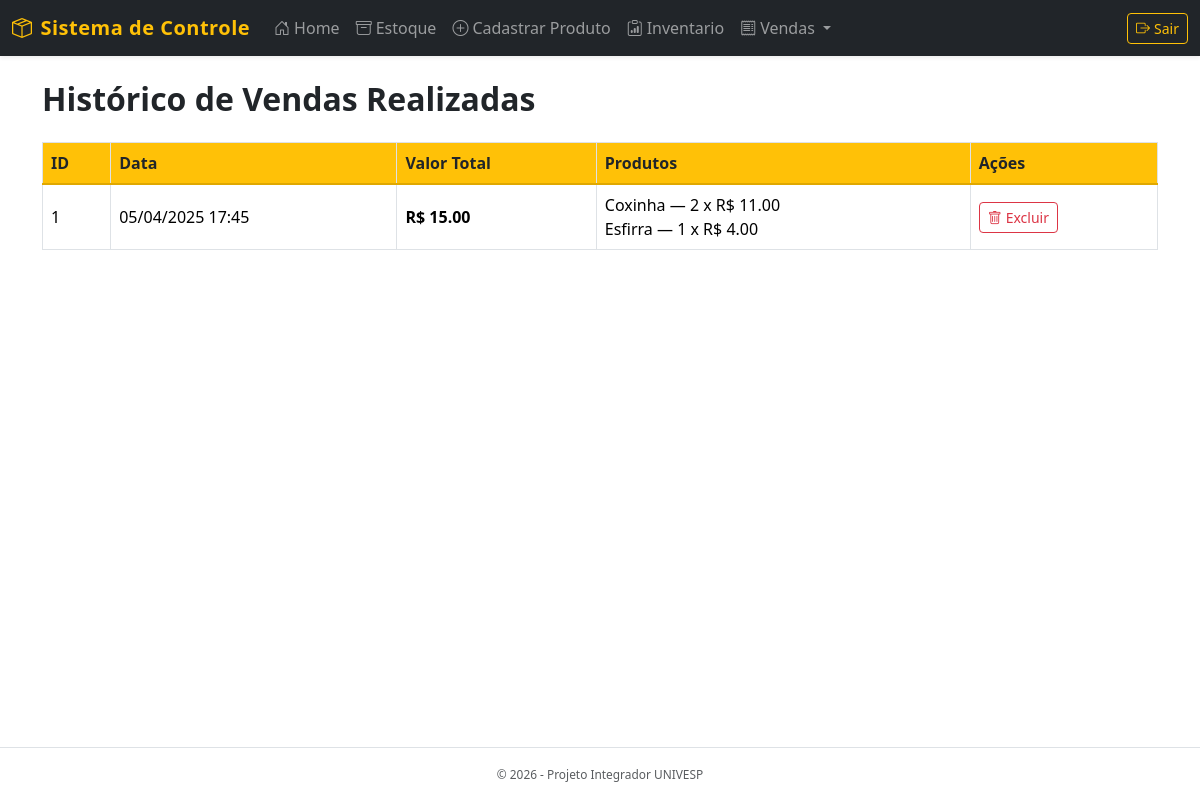
Before: /listar-vendas (signed in) with the older database file.
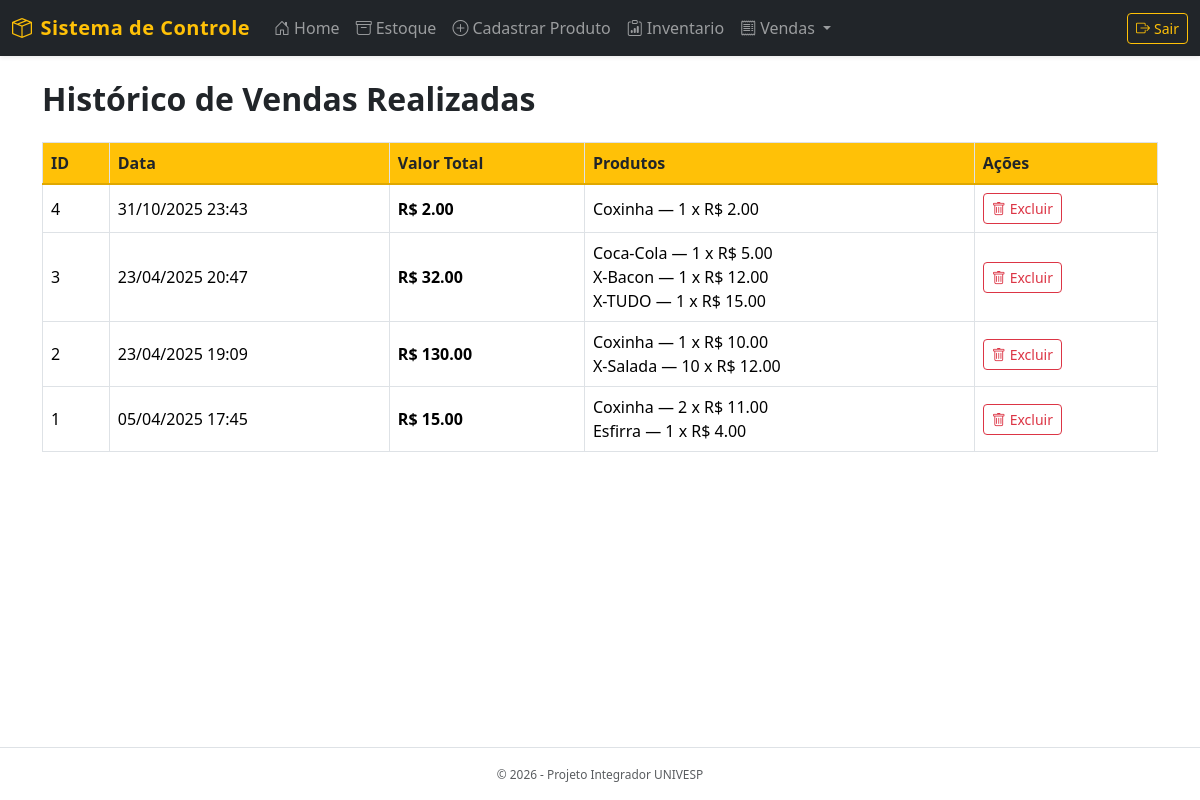
After: the same page with the newer database file.
### models.py (models this page shows, shortened)
class Venda(db.Model):
    __tablename__ = 'venda'
    id = db.Column(db.Integer, primary_key=True, autoincrement=True)
    data = db.Column(db.DateTime, default=datetime.utcnow)
    tipo_pagamento_id = db.Column(db.Integer, db.ForeignKey(
        'tipo_pagamento.id'), nullable=False)
    valor_total = db.Column(db.Numeric(10, 2))
    itens = db.relationship('ItemVenda', backref='venda', lazy=True)

class ItemVenda(db.Model):
    __tablename__ = 'item_venda'
    id = db.Column(db.Integer, primary_key=True, autoincrement=True)
    venda_id = db.Column(db.Integer, db.ForeignKey('venda.id'), nullable=False)
    tipo_produto_id = db.Column(db.Integer, db.ForeignKey(
        'tipo_produto.id'), nullable=False)
    quantidade = db.Column(db.Integer, nullable=False)
    valor_produtos = db.Column(db.Numeric(10, 2))
    tipo_produto = db.relationship(
        'TipoProduto', backref='itens_venda', lazy=True)

class TipoProduto(db.Model):
    __tablename__ = 'tipo_produto'
    id = db.Column(db.Integer, primary_key=True, autoincrement=True)
    nome = db.Column(db.String(255), nullable=False, unique=True)
    categoria_id = db.Column(db.Integer, db.ForeignKey(
        'categoria.id'), nullable=False)
    preco = db.Column(db.Numeric(10, 2), nullable=False)
    descricao = db.Column(db.Text)
    produtos = db.relationship(
        'Produto', back_populates='tipo_produto', cascade="all, delete-orphan")

### routes.py (the view)
    @app.route('/listar-vendas')
    def listar_vendas():
        if 'usuario' not in session:
            return redirect(url_for('login_view'))
        vendas = Venda.query.order_by(Venda.id.desc()).all()
        return render_template('listar_vendas.html', vendas=vendas)

### templates/listar_vendas.html (shortened to what this page needs)
{% extends 'base.html' %}
{% block styles %}
<link rel="stylesheet" href="{{ url_for('static', filename='css/listar_vendas.css') }}">
{% endblock %}
{% block content %}
<h2 class="mb-4">Histórico de Vendas Realizadas</h2>
<div class="table-responsive">
    <table class="table table-hover table-bordered align-middle">
        <thead>
            <tr>
                <th>ID</th>
                <th class="d-none d-md-table-cell">Data</th>
                <th>Valor Total</th>
                <th class="d-none d-sm-table-cell">Produtos</th>
                <th>Ações</th>
            </tr>
        </thead>
        <tbody>
            {% for venda in vendas %}
            <tr>
                <td>{{ venda.id }}</td>
                <td class="d-none d-md-table-cell">{{ venda.data.strftime('%d/%m/%Y %H:%M') }}</td>
                <td class="fw-bold">R$ {{ "%.2f"|format(venda.valor_total) }}</td>
                <td class="d-none d-sm-table-cell">
                    <ul class="list-unstyled mb-0">
                        {% for item in venda.itens %}
                        <li>{{ item.tipo_produto.nome }} — {{ item.quantidade }} x R$ {{ "%.2f"|format(item.valor_produtos) }}</li>
                        {% endfor %}
                    </ul>
                </td>
                <td>
                    <form action="{{ url_for('excluir_venda', venda_id=venda.id) }}" method="POST"
                          onsubmit="return confirm('Tem certeza que deseja excluir esta venda?');">
                        <button type="submit" class="btn btn-sm btn-outline-danger">
                            <i class="bi bi-trash me-1"></i><span class="d-none d-sm-inline">Excluir</span>
                        </button>
                    </form>
                </td>
            </tr>
            {% endfor %}
        </tbody>
    </table>
</div>
{% endblock %}

Changed rows visible on the page:
added Venda: id "4", data "31/10/2025 23:43", valor_total "2.00"
added ItemVenda: tipo_produto.nome "Coxinha", quantidade "1", valor_produtos "2.00", shown under "4"
added Venda: id "3", data "23/04/2025 20:47", valor_total "32.00"
added ItemVenda: tipo_produto.nome "Coca-Cola", quantidade "1", valor_produtos "5.00", shown under "3"
added ItemVenda: tipo_produto.nome "X-Bacon", quantidade "1", valor_produtos "12.00", shown under "3"
added ItemVenda: tipo_produto.nome "X-TUDO", quantidade "1", valor_produtos "15.00", shown under "3"
added Venda: id "2", data "23/04/2025 19:09", valor_total "130.00"
added ItemVenda: tipo_produto.nome "Coxinha", quantidade "1", valor_produtos "10.00", shown under "2"
added ItemVenda: tipo_produto.nome "X-Salada", quantidade "10", valor_produtos "12.00", shown under "2"
